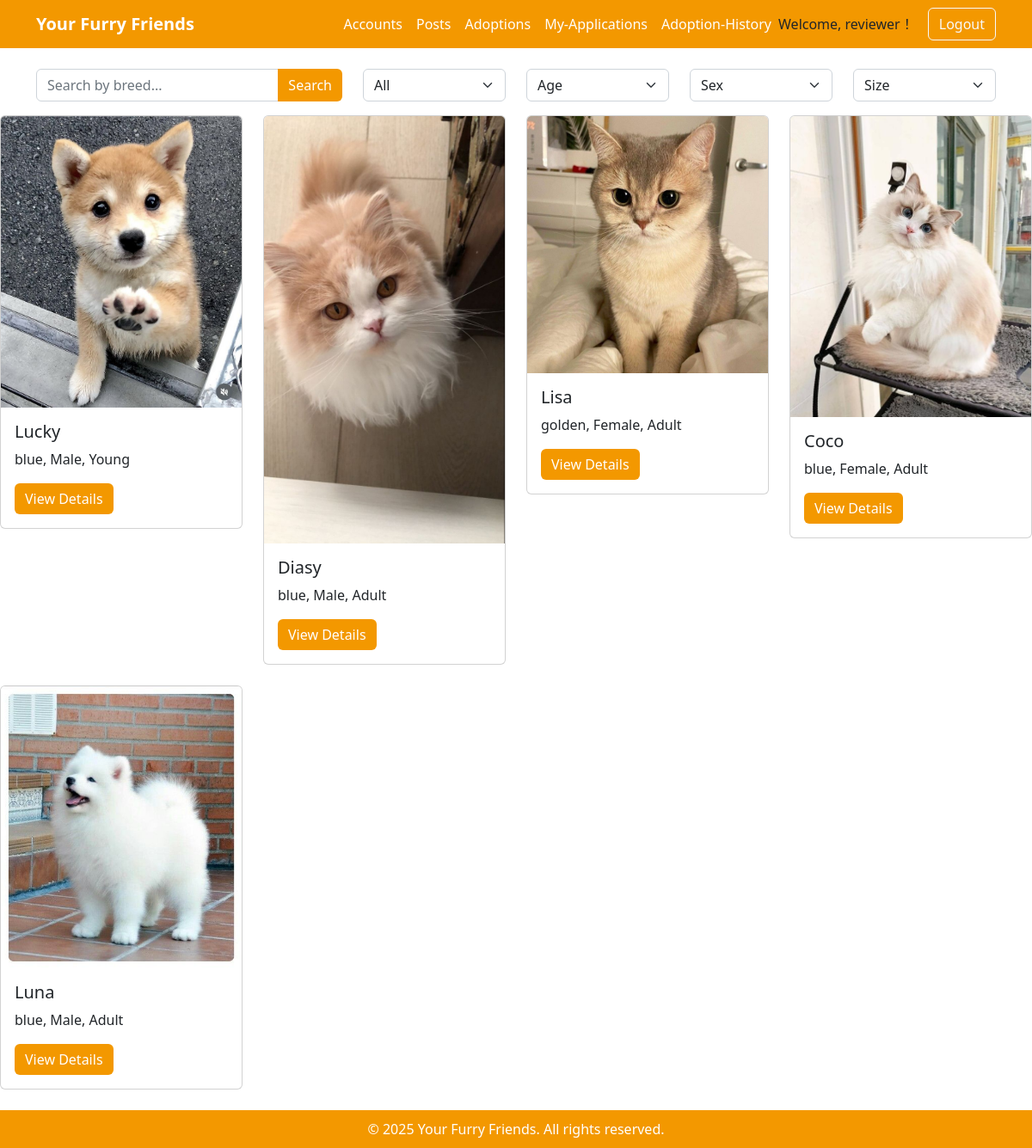
The page /adoptions/ (signed in) on the database its author committed.
### accounts/models.py (models this page shows, shortened)
class User(AbstractUser):
    email = models.EmailField(unique=False, blank=True, null=True) # 改为了false（允许了多个用户注册）
    username = models.CharField(max_length=50, unique=True)  # 自定义用户名长度
    phone_no = models.CharField(max_length=15, unique=True, null=True, blank=True)
    address = models.TextField(null=True, blank=True)
    birthday = models.DateField(null=True, blank=True)
    title = models.CharField(max_length=50, null=True, blank=True)
    user_type = models.CharField(
        max_length=20,
        choices=[('User', 'User'), ('Admin', 'Admin')],
        default='User'
    )  # 用户类型（普通用户 / 管理员）
    status = models.CharField(
        max_length=10,
        choices=[('Active', 'Active'), ('Banned', 'Banned')],
        default='Active'
    )  # 用户状态
    user_image = models.ImageField(upload_to='user_images/', null=True, blank=True)
    created_at = models.DateTimeField(auto_now_add=True)
    updated_at = models.DateTimeField(auto_now=True)

### posts/models.py (models this page shows, shortened)
class Pet(models.Model):
    pet_id = models.AutoField(primary_key=True)
    name = models.CharField(max_length=100)
    sex = models.CharField(max_length=10, choices=[('Male', 'Male'), ('Female', 'Female')])
    age = models.CharField(max_length=10, choices=[('Young', 'Young'), ('Adult', 'Adult')])
    weight = models.FloatField()
    breed = models.CharField(max_length=100, blank=True, null=True)
    size = models.CharField(max_length=50, choices=[('Small', 'Small'), ('Medium', 'Medium'), ('Large', 'Large')])
    status = models.CharField(max_length=20, choices=[('Available', 'Available'), ('Adopted', 'Adopted')], default='Available')
    posted_by = models.ForeignKey(settings.AUTH_USER_MODEL, on_delete=models.CASCADE)  # 关联用户
    created_at = models.DateTimeField(auto_now_add=True)
    type = models.CharField(max_length=50, choices=[('Dog', 'Dog'), ('Cat', 'Cat')])

class PetImage(models.Model):
    pet_image_id = models.AutoField(primary_key=True)
    pet = models.ForeignKey(Pet, on_delete=models.CASCADE, related_name="images")
    pet_image = models.ImageField(upload_to='pet_images/', null=True, blank=True)

### adoptions/views.py (the view)
# urls.py: path('', views.available_pets, name='available_pets'),
@login_required
def available_pets(request):
    pets = Pet.objects.filter(status='Available').distinct()
    search_query = request.GET.get('q', '').strip()
    pet_type = request.GET.get('pet_type', '').strip()
    age_category = request.GET.get('age', '').strip()
    sex = request.GET.get('sex', '').strip()
    size = request.GET.get('size', '').strip()
    if search_query:
        pets = pets.filter(breed__icontains=search_query)
    if pet_type:
        pets = pets.filter(type__iexact=pet_type)
    if age_category:
        if age_category.lower() == 'young':
            pets = pets.filter(age='Young')
        elif age_category.lower() == 'adult':
            pets = pets.filter(age='Adult')
    if sex:
        pets = pets.filter(sex__iexact=sex)
    if size:
        pets = pets.filter(size__iexact=size)
    context = {'pets': pets}
    return render(request, 'adoptions/available_pets.html', context)

### templates/adoptions/available_pets.html (shortened to what this page needs)
{% extends 'adoptions/base.html' %}
{% load static %}
{% block content %}
<div class="container">
  <form method="get" action="{% url 'adoptions:available_pets' %}">
  <div class="row mt-4">
    <div class="col-md-4 mb-3">
      <div class="input-group">
        <input type="text" name="q" class="form-control" placeholder="Search by breed..." onchange="this.form.submit()">
        <button class="btn btn-orange" type="submit">Search</button>
      </div>
    </div>
    <div class="col-md-2 mb-3">
      <select class="form-select" name="pet_type" onchange="this.form.submit()">
          <option value="">All</option>
      </select>
    </div>
    <div class="col-md-2 mb-3">
      <select class="form-select" name="age" onchange="this.form.submit()">
        <option value="">Age</option>
      </select>
    </div>
    <div class="col-md-2 mb-3">
      <select class="form-select" name="sex" onchange="this.form.submit()">
        <option value="">Sex</option>
      </select>
    </div>
    <div class="col-md-2 mb-3">
      <select class="form-select" name="size" onchange="this.form.submit()">
        <option value="">Size</option>
      </select>
    </div>
  </div>
</form>
</div>
  <div class="row row-cols-1 row-cols-md-4 g-4">
    {% for pet in pets %}
      <div class="col">
        <div class="card">
          {% with pet.images.all|first as first_image %}
            {% if first_image %}
              <img src="{{ first_image.pet_image.url }}" class="card-img-top" alt="{{ pet.name }}">
            {% else %}
              <img src="{% static 'images/default_pet.jpg' %}" class="card-img-top" alt="{{ pet.name }}">
            {% endif %}
          {% endwith %}
          <div class="card-body">
            <h5 class="card-title">{{ pet.name }}</h5>
            <p class="card-text">
              {% if pet.breed %}{{ pet.breed }}, {% endif %} {{ pet.sex }}, {{ pet.age }}
            </p>
            <a href="{% url 'adoptions:pet_detail' pet_id=pet.pet_id %}" class="btn btn-orange">View Details</a>
          </div>
        </div>
      </div>
    {% endfor %}
</div>
{% endblock %}

### templates/adoptions/base.html (shortened to what this page needs)
{% load static %}
<!DOCTYPE html>
<html lang="en">
<head>
  <link
    href="https://cdn.jsdelivr.net/npm/bootstrap@5.2.3/dist/css/bootstrap.min.css"
    rel="stylesheet"
  >
</head>
<body>
<nav class="navbar navbar-expand-lg">
  <div class="container">
    <a class="navbar-brand fw-bold" href={%  url 'adoptions:available_pets' %}>Your Furry Friends</a>
    <div class="collapse navbar-collapse" id="navbarNav">
      <ul class="navbar-nav ms-auto">
          <li class="nav-item">
          <a class="nav-link" href={% url 'accounts:profile' %}>Accounts</a>
        </li>
        <li class="nav-item">
          <a class="nav-link" href={% url 'posts:postPet' %}>Posts</a>
        </li>
        <li class="nav-item">
          <a class="nav-link" href={% url 'adoptions:available_pets' %}> Adoptions</a>
        </li>
        <li class="nav-item">
          <a class="nav-link" href={% url 'adoptions:my_application' %}>My-Applications</a>
        </li>
        <li class="nav-item">
          <a class="nav-link" href={% url 'adoptions:adoption_history' %}>Adoption-History</a>
        </li>
          <div class="d-flex align-items-center">
        {% if user.is_authenticated %}
          <span class="me-3">Welcome, {{ user.username }}！</span>
          <form method="post" action="{% url 'accounts:yfLogin' %}" class="mb-0">
            <button type="submit" class="btn btn-outline-light">Logout</button>
          </form>
        {% else %}
          <a class="nav-link" href="{% url 'accounts:yfLogin' %}">Login</a>
        {% endif %}
      </div>
      </ul>
    </div>
  </div>
</nav>
<main class="my-4">
  {% block content %}{% endblock %}
</main>
<footer>
  <div class="container">
    <p class="mb-0">© 2025 Your Furry Friends. All rights reserved.</p>
  </div>
</footer>
</body>
</html>

### templates/adoptions/base.html (style rules this page uses)
:root { --main-orange: #f39800; }
.navbar { background-color: var(--main-orange); }
.navbar .navbar-brand, .navbar .nav-link { color: #fff !important; }
.btn-orange { background-color: var(--main-orange); color: #fff; border: none; }
footer { background-color: var(--main-orange); color: #fff; padding: 10px 0; text-align: center; margin-top: 20px; }

### rows shown on the page
User: username "reviewer"
Pet: pet_image (picture), name "Lucky", breed "blue", sex "Male", age "Young"
Pet: pet_image (picture), name "Diasy", breed "blue", sex "Male", age "Adult"
Pet: pet_image (picture), name "Lisa", breed "golden", sex "Female", age "Adult"
Pet: pet_image (picture), name "Coco", breed "blue", sex "Female", age "Adult"
Pet: pet_image (picture), name "Luna", breed "blue", sex "Male", age "Adult"
